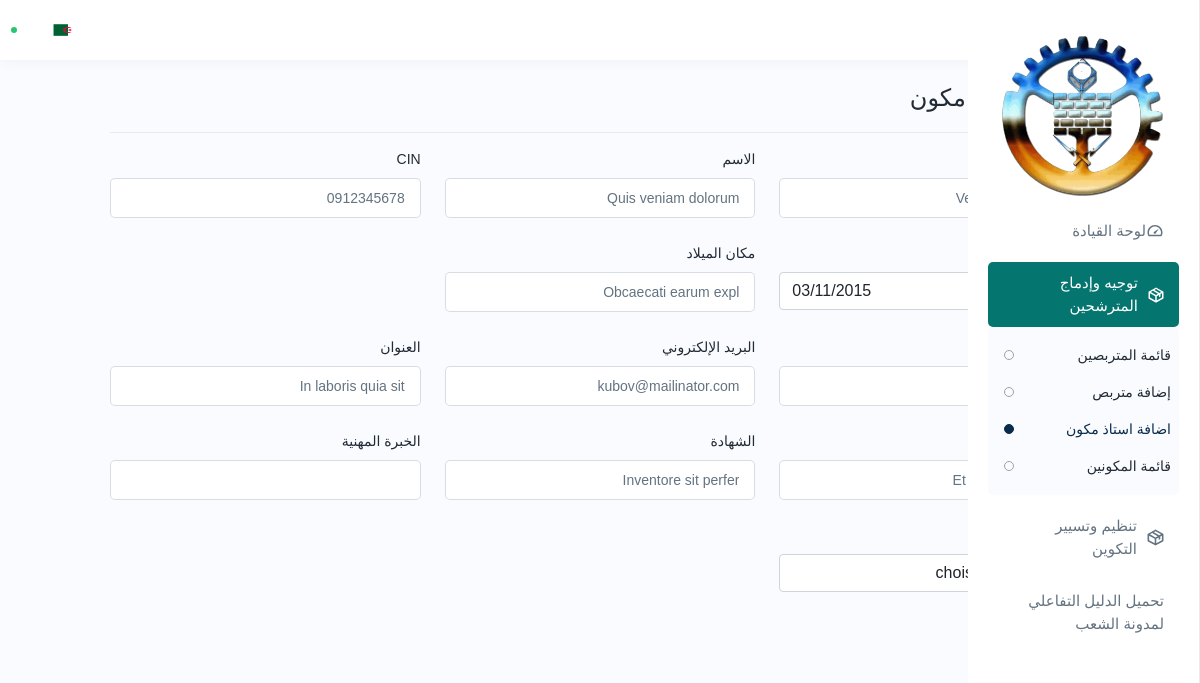
Page /app?view=orientation&sub_view=add_formateur&update_id=31 (signed in) on the committed database.
### tables this page shows
CREATE TABLE `formateurs` (
  `id` int(11) NOT NULL,
  `CIN` varchar(255) NOT NULL,
  `nom` varchar(30) NOT NULL,
  `prenom` varchar(30) NOT NULL,
  `grade` varchar(255) NOT NULL,
  `date_naissance` date NOT NULL,
  `lieu_naissance` varchar(30) NOT NULL,
  `adresse` varchar(30) NOT NULL,
  `telephone` varchar(30) NOT NULL,
  `email` varchar(30) NOT NULL,
  `diplome` varchar(30) NOT NULL,
  `experience` varchar(255) NOT NULL,
  `specialite` varchar(30) NOT NULL,
  `created_at` timestamp NOT NULL DEFAULT current_timestamp() ON UPDATE current_timestamp()
);

### app/helpers/goTopage.php (called while the page is built)
<?php
function gotoPage($name, $role = '/admin')
{
  return include_once urlFor(VIEWS.$role, $name . '.php');
}

### app/controllers/dataBaseController.php (called while the page is built, shortened)
<?php
class DataBaseController
{
    private $connection;
    public function __construct()
    {
        $this->connection = mysqli_connect(
            DB_HOST,
            DB_USER,
            DB_PASS,
            DB_NAME
        ) or die("Unable to connect!");
        $check = mysqli_query($this->connection, "SELECT * FROM `config`");
    }
    public function execute($query, $params = [])
    {
        $db = new DataBaseController();
        $stmt = $db->connection->prepare($query);
        $stmt->execute();
        return $stmt;
    }
    public function getAllRows($table, $order = 'id', $sort = 'DESC')
    {
        $query = "SELECT * FROM $table ORDER BY $order $sort";
        $rows = mysqli_fetch_all(mysqli_query($this->connection, $query), MYSQLI_ASSOC);
        return $rows;
    }
    public function getRowById($table, $id)
    {
        $query = "SELECT * FROM $table WHERE id = '$id'";
        $row = mysqli_fetch_assoc(mysqli_query($this->connection, $query));
        return $row;
    }
    public function getRowByParam($table, $param, $qr)
    {
        $query = "SELECT * FROM $table WHERE $param = '$qr'";
        $row = mysqli_fetch_assoc(mysqli_query($this->connection, $query));
        return $row;
    }
    public function getMaxId($table)
    {
        $db = new DataBaseController();
        $query = "SELECT MAX(id) FROM $table";
        $result = mysqli_query($db->connection, $query);
        $row = mysqli_fetch_row($result);
        return $row[0];
    }
}

### app/controllers/languagesController.php (called while the page is built, shortened)
<?php
class LanguageController extends DataBaseController
{
    public $table = 'lang';
    public function __construct()
    {
        parent::__construct();
        $db_lang = $this->getRowByParam('config', 'name', 'language');
        $data = $this->getAllRows($this->table);
    }
    public function setLang($lang)
    {
        $this->lang = $lang;
    }
}

### app/models/MainModel.php (called while the page is built, shortened)
<?php
class MainModel extends DataBaseController
{
    public function __construct()
    {
        parent::__construct();
    }
    public function executeSqlCode($query)
    {
        $result = $this->execute($query);
        return $result;
    }
}

### app/models/Formateur.php (called while the page is built, shortened)
<?php
class Formateur extends MainModel
{
    public $table = "formateurs";
    public $id;
    public function __construct()
    {
        parent::__construct();
        $this->generateSql();
        $max_id = parent::getMaxId($this->table);
        if (!isset($this->id))
            return;
    }
    public function getById()
    {
        return parent::getRowById($this->table, $this->id);
    }
    public function setId($id)
    {
        $this->id = $id;
    }
    public function generateSql()
    {
        $sql = "CREATE TABLE IF NOT EXISTS formateurs(
            id INT(6) UNSIGNED AUTO_INCREMENT PRIMARY KEY,
            CIN VARCHAR(30) NOT NULL,
            nom VARCHAR(30) NOT NULL,
            prenom VARCHAR(30) NOT NULL,
            date_naissance DATE NOT NULL,
            lieu_naissance VARCHAR(30) NOT NULL,
            adresse VARCHAR(30) NOT NULL,
            telephone VARCHAR(30) NOT NULL,
            email VARCHAR(30) NOT NULL,
            diplome VARCHAR(30) NOT NULL,
            experience VARCHAR(30) NOT NULL,
            specialite VARCHAR(30) NOT NULL,
            created_at TIMESTAMP DEFAULT CURRENT_TIMESTAMP ON UPDATE CURRENT_TIMESTAMP,
        )";
        return parent::executeSqlCode($sql);
    }
}

### app/views/admin/orientation/add_formateur.php (the view, shortened to what this page needs)
<?php
$isUpdate = false;
if (isset($_GET['update_id'])) {
    $isUpdate = true;
    $formateur = new Formateur();
    $formateur->setId($_GET['update_id']);
    $update_result = $formateur->getById();
}
?>
<div class="content">
    <div class="page-title">
        <h3>
            <?php echo $app_lang['add_formateur']; ?>
        </h3>
    </div>
    <hr>
    <form action="" method="post">
        <div class="row">
            <div class="form-group col-lg-4 col-md-6 col-sm-12">
                <label for="nom">
                </label>
                <input value="<?php echo $isUpdate ? $update_result['nom'] : ''; ?>" type="text" name="nom" id="nom"
                    class="form-control" aria-describedby="helpId">
            </div>
            <div class="form-group col-lg-4 col-md-6 col-sm-12">
                <label for="prenom">
                    <?php echo $app_lang['prenom']; ?>
                </label>
                <input value="<?php echo $isUpdate ? $update_result['prenom'] : ''; ?>" type="text" name="prenom"
                    id="prenom" class="form-control" aria-describedby="helpId">
            </div>
            <div class="form-group col-lg-4 col-md-6 col-sm-12">
                <label for="cin">CIN</label>
                <input value="<?php echo $isUpdate ? $update_result['CIN'] : ''; ?>" type="text" name="cin" id="cin"
                    class="form-control" aria-describedby="helpId">
            </div>
        </div>
        <div class="row">
            <div class="form-group col-lg-4 col-md-6 col-sm-12">
                <label for="date_naissance">
                </label>
                <input value="<?php echo $isUpdate ? $update_result['date_naissance'] : ''; ?>" type="date"
                    name="date_naissance" id="date_naissance" class="form-control" aria-describedby="helpId">
            </div>
            <div class="form-group col-lg-4 col-md-6 col-sm-12">
                <label for="lieu_naissance">
                    <?php echo $app_lang['lieu_de_naissance']; ?>
                </label>
                <input value="<?php echo $isUpdate ? $update_result['lieu_naissance'] : ''; ?>" type="text"
                    name="lieu_naissance" id="lieu_naissance" class="form-control" aria-describedby="helpId">
            </div>
        </div>
        <div class="row">
            <div class="form-group col-lg-4 col-md-6 col-sm-12 ">
                <label for="tel">
                </label>
                <input value="<?php echo $isUpdate ? $update_result['telephone'] : ''; ?>" type="text" name="tel"
                    id="tel" class="form-control" aria-describedby="helpId">
            </div>
            <div class="form-group col-lg-4 col-md-6 col-sm-12 ">
                <label for="email">
                    <?php echo $app_lang['email']; ?>
                </label>
                <input value="<?php echo $isUpdate ? $update_result['email'] : ''; ?>" type="text" name="email"
                    id="email" class="form-control" aria-describedby="helpId">
            </div>
            <div class="form-group col-lg-4 col-md-6 col-sm-12 ">
                <label for="adresse">
                    <?php echo $app_lang['adresse']; ?>
                </label>
                <input value="<?php echo $isUpdate ? $update_result['adresse'] : ''; ?>" type="text" name="adresse"
                    id="adresse" class="form-control" aria-describedby="helpId">
            </div>
        </div>
        <div class="row">
            <div class="form-group col-lg-4 col-md-6 col-sm-12 ">
                <label for="specialite">
                </label>
                <input value="<?php echo $isUpdate ? $update_result['specialite'] : ''; ?>" type="text"
                    name="specialite" id="specialite" class="form-control" aria-describedby="helpId">
            </div>
            <div class="form-group col-lg-4 col-md-6 col-sm-12 ">
                <label for="diplome">
                    <?php echo $app_lang['diplome']; ?>
                </label>
                <input value="<?php echo $isUpdate ? $update_result['diplome'] : ''; ?>" type="text" name="diplome"
                    id="diplome" class="form-control" aria-describedby="helpId">
            </div>
            <div class="form-group col-lg-4 col-md-6 col-sm-12 ">
                <label for="experience">
                    <?php echo $app_lang['experience_professionnelle']; ?>
                </label>
                <input value="<?php echo $isUpdate ? $update_result['experience'] : ''; ?>" type="text"
                    name="experience" id="experience" class="form-control" aria-describedby="helpId">
            </div>
            <div class="form-group col-lg-4 col-md-6 col-sm-12 ">
                <label for="grade">
                </label>
                <select value="<?php echo $isUpdate ? $update_result['grade'] : ''; ?>" type="text" name="grade"
                    id="grade" class="form-control" aria-describedby="helpId">
                    <option value="">
                        choisissez un grade
                    </option>
                </select>
            </div>
            <div class="row">
                <div class="form-group col-lg-4 col-md-6 col-sm-12 ">
                    <button type="submit" name="<?php echo $isUpdate ? 'update' : 'add'; ?>" class="btn btn-primary">
                    </button>
                </div>
            </div>
    </form>
</div>

### rows in the picture
formateurs: nom "Velit omnis similiqu", prenom "Quis veniam dolorum", cin "0912345678", date_naissance "03/11/2015", lieu_naissance "Obcaecati earum expl", tel "Officia vitae esse", email "kubov@mailinator.com", adresse "In laboris quia sit", specialite "Et porro voluptatibu", diplome "Inventore sit perfer"

### other values in the picture
$app_lang['dashboard'] "لوحة القيادة"
$value['title'] "توجيه وإدماج المترشحين"
$sub_value['title'] "قائمة المتربصين"
$sub_value['title'] "إضافة متربص"
$sub_value['title'] "اضافة استاذ مكون"
$sub_value['title'] "قائمة المكونين"
$value['title'] "تنظيم وتسيير التكوين"
$app_lang['guide_nom'] "تحميل الدليل التفاعلي لمدونة الشعب"
$app_lang['prenom'] "الاسم"
$app_lang['lieu_de_naissance'] "مكان الميلاد"
$app_lang['email'] "البريد الإلكتروني"
$app_lang['adresse'] "العنوان"
$app_lang['diplome'] "الشهادة"
$app_lang['experience_professionnelle'] "الخبرة المهنية"
